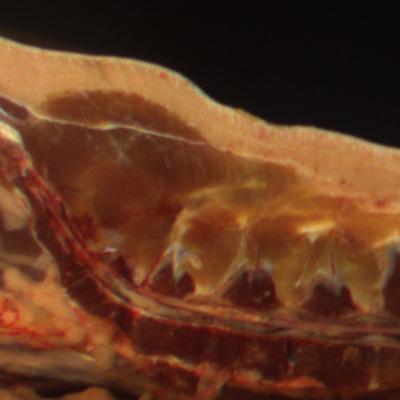
#> input picture img/000002.jpg, 400 x 400 px
$ python main.py
#> lines starting #> are read from the running program, lines starting #| are printed output that depends on the picture; after the words box and inside, x2 and y2 are one past the last pixel; in counts of white or black regions, pixels touching at a corner belong together; long printed decimals are rounded
### utils.py
#!/usr/bin/env python

"""
Ensemble de fonctions utilitaires pour l'analyse de l'image.
"""

import numpy as np
from PIL import Image
import matplotlib.pyplot as plt
import cv2
import os
import time
from sklearn.cluster import KMeans
from skimage.color import rgb2lab, lab2rgb, rgb2hsv, hsv2rgb
import math

__author__ = "Bastien Baudouin, Guillaume Polizzi"


def reframeImage(image, minX, maxX, minY, maxY):
    """
    Renvoie une portion de l'image.

    image: l'image à recadrer
    minX: Coordonnée X du coin supérieur gauche de l'image recadrée
    maxX: Coordonnée X du coin inférieur droit de l'image recadrée
    minY: Coordonnée Y du coin supérieur gauche de l'image recadrée
    maxY: Coordonnée Y du coin inférieur droit de l'image recadrée

    return l'image recadrée
    """
    return image[minY:maxY, minX:maxX]


def measureFatThickness(image):
    """
    Mesure l'épaisseur minimale de la couche de gras sur une image.

    image: l'image à analyser

    return l'épaisseur de la couche de gras
    """
    # thresold d'acceptation
    differenceThresold = 70

    # Limites de la couche du gras
    topLimit = []
    bottomLimit = []

    # Recadrage manuel autour du nucleus medius
    image = reframeImage(image, 0, 300, 0, 400)

    # Recherche des pixels qui délimitent la couche de gras
    for x in range(0, image.shape[1]):
        color = image[0][x][2]
        layers = 0
        for y in range(0, image.shape[0]):
            if layers > 1:
                break

            if (abs(int(image[y][x][2]) - color) > differenceThresold):
                if layers == 0:
                    topLimit.append((x, y))
                    color = int(image[y][x][2])
                    image[y][x] = [0, 0, 255]

                else:
                    bottomLimit.append((x, y))
                    color = int(image[y][x][2])
                    image[y][x] = [0, 255, 0]

                layers += 1

    # Calcul de l'épaisseur minimale de la couche de gras
    distance, cords = findSmallestThickness(topLimit, bottomLimit)
    print("Epaisseur minimale de la couche de gras: " + str(distance) + " pixels")
    print("Points retenus : " + str(cords)+"\n")
    image[cords[0][1]][cords[0][0]] = [255, 0, 0]
    image[cords[1][1]][cords[1][0]] = [255, 0, 0]

    return distance,cords


def findSmallestThickness(topLimit, bottomLimit):
    """
    Trouve l'épaisseur minimale de la couche de gras.
    Calcule la distance minimale entre les pixels de la limite supérieure et inférieure de la couche de gras.

    topLimit: pixels de la limite supérieure de la couche de gras
    bottomLimit: pixels de la limite inférieure de la couche de gras

    return la distance minimale entre les deux ensembles de pixels
    """
    distance = 10000
    cords = []
    for pixelTop in topLimit:
        for pixelBottom in bottomLimit:
            d = math.sqrt((pixelTop[0] - pixelBottom[0])**2 + (pixelTop[1] - pixelBottom[1])**2)
            if d < distance:
                distance = d
                cords = [pixelTop, pixelBottom]

    return distance, cords


def drawPatternBox(image, pattern_nucleus, pattern_nucleus_2, pattern_list, image_kmean=None):
    """
    Dessine un rectangle autour des motifs de nucleus medius et de colonne vertébrale trouvés.

    image: l'image sur laquelle rechercher le motif
    """
    marker_nucleus = (0,0)
    marker_backbone = (0,0)

    nucleus_thresold = 0.6
    nucleus_thresold_2 = 0.6
    backbone_thresold = 0.4


    max_val_nucleus_2, top_left_nucleus, bottom_right_nucleus, top_left_nucleus_2, bottom_right_nucleus_2 = drawPatternBoxNucleus(image, pattern_nucleus, pattern_nucleus_2, nucleus_thresold, nucleus_thresold_2)
    best_backbone_pattern, top_left_backbone, bottom_right_backbone = drawPatternBoxBackbone(image, pattern_list, backbone_thresold)


    # On rajoute la prise de mesure grossière
    if max_val_nucleus_2 < nucleus_thresold_2:
        x, y = bottom_right_nucleus
        marker_nucleus = (x - 40, y - 40)
    else:
        x, y = bottom_right_nucleus_2
        marker_nucleus = (x, y)

    x_2,y_2 = top_left_backbone
    x_3, y_3 = bottom_right_backbone
    marker_backbone = (marker_nucleus[0], int((y_2 + y_3) / 2))

    epaisseur_muscle = marker_backbone[1] -  marker_nucleus[1]
    # On vérifie si les cotes sont bien situé en dessous du nucleus,
    # si ce n'est pas le cas c'est que la détecton à été mal effectuée
    if (marker_nucleus[1] < marker_backbone[1]):
        cv2.line(image, marker_nucleus, marker_backbone, (255, 0, 0), 2)
    else:
        best_backbone_pattern = None

    if (image_kmean is not None):
            cv2.rectangle(image_kmean, top_left_backbone, bottom_right_backbone, (0, 255, 0), 2)
            cv2.rectangle(image_kmean, top_left_nucleus_2, bottom_right_nucleus_2, (0, 0, 255), 2)
            cv2.line(image_kmean, marker_nucleus, marker_backbone, (255, 0, 0), 2)
    print(f"Epaisseur de la couche de muscle : {epaisseur_muscle} pixels")
    print(f"Coordonnées du points bas du nucleus: {marker_nucleus}\n")
    return [image,image_kmean, best_backbone_pattern is not None, top_left_nucleus, bottom_right_nucleus, marker_nucleus, marker_backbone]


def drawPatternBoxNucleus(image, pattern_nucleus, pattern_nucleus_2, nucleus_thresold, nucleus_thresold_2):
    """
    Dessine un rectangle autour du nucleus medius.

    image: l'image sur laquelle rechercher le motif
    pattern: le motif à rechercher
    """
    result_nucleus = cv2.matchTemplate(image, pattern_nucleus, cv2.TM_CCOEFF_NORMED)
    _, max_val_nucleus, _, max_loc_nucleus = cv2.minMaxLoc(result_nucleus)

    if max_val_nucleus > nucleus_thresold:
        h, w, _ = pattern_nucleus.shape
        top_left_nucleus = max_loc_nucleus
        bottom_right_nucleus = (top_left_nucleus[0] + w, top_left_nucleus[1] + h)
        cv2.rectangle(image, top_left_nucleus, bottom_right_nucleus, (0, 255, 0), 2)

        # Extraction de la région d'intérêt (ROI) correspondant à la zone détectée par "pattern_nucleus"
        roi_nucleus = image[top_left_nucleus[1]:bottom_right_nucleus[1], top_left_nucleus[0]:bottom_right_nucleus[0]]

        # Recherche de "pattern_nucleus_2" dans la région d'intérêt
        result_nucleus_2 = cv2.matchTemplate(roi_nucleus, pattern_nucleus_2, cv2.TM_CCOEFF_NORMED)
        _, max_val_nucleus_2, _, max_loc_nucleus_2 = cv2.minMaxLoc(result_nucleus_2)

        if max_val_nucleus_2 > nucleus_thresold_2:
            h_2, w_2, _ = pattern_nucleus_2.shape
            top_left_nucleus_2 = (max_loc_nucleus_2[0] + top_left_nucleus[0], max_loc_nucleus_2[1] + top_left_nucleus[1])
            bottom_right_nucleus_2 = (top_left_nucleus_2[0] + w_2, top_left_nucleus_2[1] + h_2)
            cv2.rectangle(image, top_left_nucleus_2, bottom_right_nucleus_2, (0, 0, 255), 2)

    return max_val_nucleus_2, top_left_nucleus, bottom_right_nucleus, top_left_nucleus_2, bottom_right_nucleus_2


def drawPatternBoxBackbone(image, pattern_list, backbone_thresold):
    """
    Dessine un rectangle autour de la colonne vertébrale.

    image: l'image sur laquelle rechercher le motif
    pattern_list: les motifs à rechercher
    """
    best_match_score = float('-inf')
    best_max_loc = None
    best_backbone_pattern = None

    for pattern_backbone in pattern_list:
        result_backbone = cv2.matchTemplate(image, pattern_backbone, cv2.TM_CCOEFF_NORMED)
        _, max_val_backbone, _, max_loc_backbone = cv2.minMaxLoc(result_backbone)

        if max_val_backbone > backbone_thresold and max_val_backbone > best_match_score:
            best_match_score = max_val_backbone
            best_max_loc = max_loc_backbone
            best_backbone_pattern = pattern_backbone

    if best_backbone_pattern is not None:
        h, w, _ = best_backbone_pattern.shape
        top_left_backbone = best_max_loc
        bottom_right_backbone = (top_left_backbone[0] + w, top_left_backbone[1] + h)
        cv2.rectangle(image, top_left_backbone, bottom_right_backbone, (0, 255, 0), 2)

    return best_backbone_pattern, top_left_backbone, bottom_right_backbone


def applyKmeans(initial_image, k):
    """
    Réduit le nombre de couleurs d'une image à l'aide de l'algorithme K-Means.

    initial_image: l'image à traiter
    k: le nombre de couleurs à conserver

    return l'image traitée
    """
    image = initial_image
    pixel_matrix = np.array(image)

    # Redimensionner la matrice de pixels en une liste de pixels
    pixels = pixel_matrix.reshape(-1, 3)

    # Appliquer K-Means pour réduire les couleurs
    kmeans = KMeans(n_clusters=k, random_state=10, n_init=10)
    kmeans.fit(pixels)
    labels = kmeans.predict(pixels)
    cluster_centers = kmeans.cluster_centers_

    # Remplacer les couleurs des pixels par les couleurs moyennes des catégories
    pixels_reduced = cluster_centers[labels].reshape(pixel_matrix.shape)

    # Créer une nouvelle image à partir des pixels réduits
    image_reduced = Image.fromarray(pixels_reduced.astype('uint8'))
    return image_reduced

### main.py
#!/usr/bin/env python
"""
Programme principal d'analyse d'images de carcasses de porc.
"""

from utils import *
import numpy as np
from PIL import Image
import matplotlib.pyplot as plt
import cv2
import os
import time
from sklearn.cluster import KMeans
from skimage.color import rgb2lab, lab2rgb, rgb2hsv, hsv2rgb

__author__ = "Bastien Baudouin, Guillaume Polizzi"

start_time = time.time()

# Chargement de l'image
image = cv2.imread("./img/000002.jpg")
#> image is the input picture: shape (400, 400, 3); mean B, G, R 32.3, 56.2, 99

# Chargement des motifs du nucleus medius et de la colonne vertébrale
pattern_nucleus = cv2.imread('./img/Motifs/Nucleus/motif_nucleus_1.png')
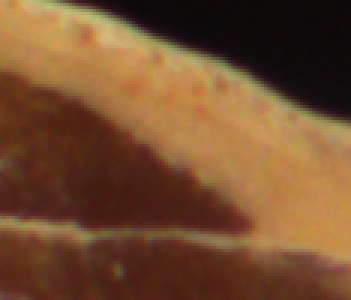
#> input picture img/Motifs/Nucleus/motif_nucleus_1.png, 117 x 100 px (shown 3 times larger)
#> pattern_nucleus is the input picture: shape (100, 117, 3); mean B, G, R 47.2, 78.2, 116.5
if pattern_nucleus is None:
    print("Erreur: Impossible de charger le motif du nucleus medius.")
    exit()

pattern_nucleus_2 = cv2.imread('./img/Motifs/Nucleus/motif_nucleus_2.png')
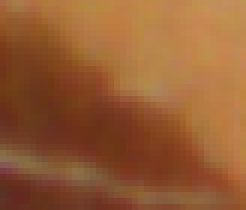
#> input picture img/Motifs/Nucleus/motif_nucleus_2.png, 41 x 35 px (shown 6 times larger)
#> pattern_nucleus_2 is the input picture: shape (35, 41, 3); mean B, G, R 51.9, 92.7, 149.3
if pattern_nucleus_2 is None:
    print("Erreur: Impossible de charger le motif de la pointe du nucleus medius.")
    exit()

# Initialisation de la liste des motifs
pattern_directory = './img/Motifs/colonne/'
pattern_list = []

# Parcours de tous les fichiers dans le répertoire de motifs
for filename in os.listdir(pattern_directory):
    # Vérification de l'extension du fichier
    if filename.endswith('.png'):
        # Construction du chemin complet du motif
        pattern_path = os.path.join(pattern_directory, filename)
        # Lecture du motif
        pattern = cv2.imread(pattern_path)
        if pattern is not None:
            pattern_list.append(pattern)
        else:
            print(f"Erreur: Impossible de charger l'image {pattern_path}.")

# Dossiers de stockage des images intermédiaires et résultats
source_folder = "./Images_originales"
destination_folder = "./Resultats"

# Mesure de gras
simplified_image = applyKmeans(image, 2)
#> in applyKmeans, `image_reduced = Image.fromarray(pixels_reduced.astype('uint8'))`:
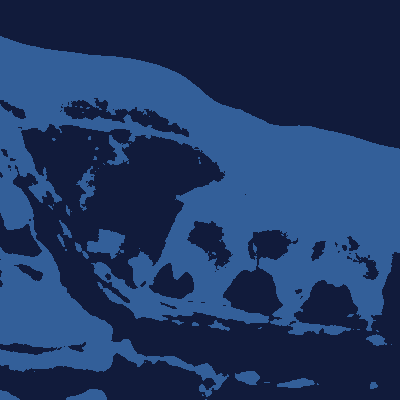
#> image_reduced: PIL image 400x400 RGB; mean R, G, B 31.3, 55.6, 98.6
simplified_image = cv2.cvtColor(np.array(simplified_image), cv2.COLOR_BGR2RGB)
Image.fromarray(simplified_image).save('./img/Resultats/kmean.jpg')
fat_measure, coord_fat = measureFatThickness(cv2.imread('./img/Resultats/kmean.jpg'))
#> in measureFatThickness, `differenceThresold = 70`: differenceThresold = 70
#> after the loop in measureFatThickness, `for x in range(0, image.shape[1]):`:
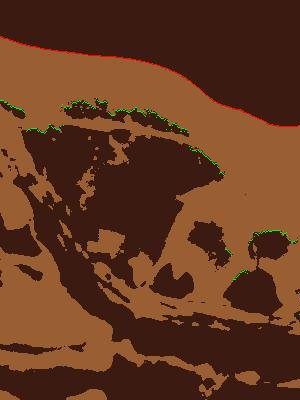
#> image: shape (400, 300, 3); mean of channels 0, 1, 2 31.7, 55.7, 99.5; drawn as B, G, R
#> after the loop in measureFatThickness, `for x in range(0, image.shape[1]):`: bottomLimit = 300 pairs, first value 0 to 299, second value 98 to 314; topLimit = 300 pairs, first value 0 to 299, second value 36 to 126
#> the loop in findSmallestThickness, `for pixelTop in topLimit:` made 300 passes
#> pixelTop on passes 1 to 3: (0, 36), (1, 37), (2, 37)
#> after the loop in findSmallestThickness, `for pixelTop in topLimit:`: cords = [(209, 98), (186, 129)]; distance = 38.6
#> in measureFatThickness, `distance, cords = findSmallestThickness(topLimit, bottomLimit)`: cords = [(209, 98), (186, 129)]
#| Epaisseur minimale de la couche de gras: 38.601 pixels
#| Points retenus : [(209, 98), (186, 129)]
#> in measureFatThickness, `image[cords[0][1]][cords[0][0]] = [255, 0, 0]`: image: shape (400, 300, 3); under 0.01% of pixels changed, all inside (x1, y1, x2, y2) = (209, 98, 210, 99)
#> in measureFatThickness, `image[cords[1][1]][cords[1][0]] = [255, 0, 0]`: image: shape (400, 300, 3); mean of channels 0, 1, 2 31.7, 55.7, 99.5
#> fat_measure = 38.6; coord_fat = [(209, 98), (186, 129)]


# Mesure de viande
[image, simplified_image, _, _, _, _, _]=drawPatternBox(image, pattern_nucleus, pattern_nucleus_2, pattern_list,simplified_image)
#> in drawPatternBoxNucleus, `result_nucleus = cv2.matchTemplate(image, pattern_nucleus, cv2.TM_CCOE..`:
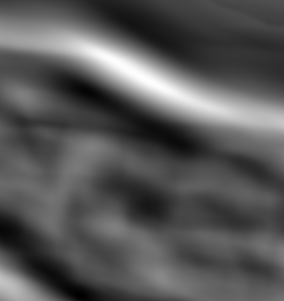
#> result_nucleus: shape (301, 284) float32; min -0.456, max 0.88, mean 0.00147; drawn with min black and max white
#> in drawPatternBoxNucleus, `_, max_val_nucleus, _, max_loc_nucleus = cv2.minMaxLoc(result_nucleus)`: max_val_nucleus = 0.88; max_loc_nucleus = (147, 80)
#> in drawPatternBoxNucleus, `bottom_right_nucleus = (top_left_nucleus[0] + w, top_left_nucleus[1] +..`: bottom_right_nucleus = (264, 180)
#> in drawPatternBoxNucleus, `cv2.rectangle(image, top_left_nucleus, bottom_right_nucleus, (0, 255, ..`: image: shape (400, 400, 3); 0.81% of pixels changed, all inside (x1, y1, x2, y2) = (146, 79, 266, 182)
#> in drawPatternBoxNucleus, `result_nucleus_2 = cv2.matchTemplate(roi_nucleus, pattern_nucleus_2, c..`:
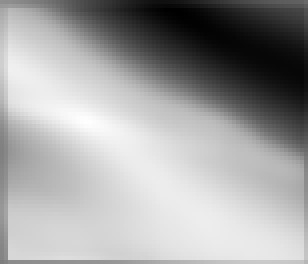
#> result_nucleus_2: shape (66, 77) float32 (shown 4 times larger); min -0.882, max 0.999, mean 0.314; drawn with min black and max white
#> in drawPatternBoxNucleus, `_, max_val_nucleus_2, _, max_loc_nucleus_2 = cv2.minMaxLoc(result_nucl..`: max_val_nucleus_2 = 0.999; max_loc_nucleus_2 = (21, 30)
#> in drawPatternBoxNucleus, `top_left_nucleus_2 = (max_loc_nucleus_2[0] + top_left_nucleus[0], max_..`: top_left_nucleus_2 = (168, 110)
#> in drawPatternBoxNucleus, `bottom_right_nucleus_2 = (top_left_nucleus_2[0] + w_2, top_left_nucleu..`: bottom_right_nucleus_2 = (209, 145)
#> in drawPatternBoxNucleus, `cv2.rectangle(image, top_left_nucleus_2, bottom_right_nucleus_2, (0, 0..`: image: shape (400, 400, 3); mean B, G, R 31.9, 57.5, 98.4
#> in drawPatternBox, `max_val_nucleus_2, top_left_nucleus, bottom_right_nucleus, top_left_nu..`: max_val_nucleus_2 = 0.999; top_left_nucleus = (147, 80); bottom_right_nucleus = (264, 180); top_left_nucleus_2 = (168, 110); bottom_right_nucleus_2 = (209, 145)
#> the loop in drawPatternBoxBackbone, `for pattern_backbone in pattern_list:` made 1 pass
#> (max_val_backbone, max_loc_backbone) on pass 1: (0.254, (13, 271))
#> pass 1, in drawPatternBoxBackbone, `result_backbone = cv2.matchTemplate(image, pattern_backbone, cv2.TM_CC..`:
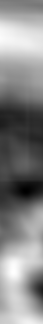
#> result_backbone: shape (324, 43) float32; min -0.193, max 0.254, mean 0.0424; drawn with min black and max white
#> after the loop in drawPatternBoxBackbone, `for pattern_backbone in pattern_list:`: best_match_score = -inf
#> (the run stopped early here; a loop or call above may not have finished)
